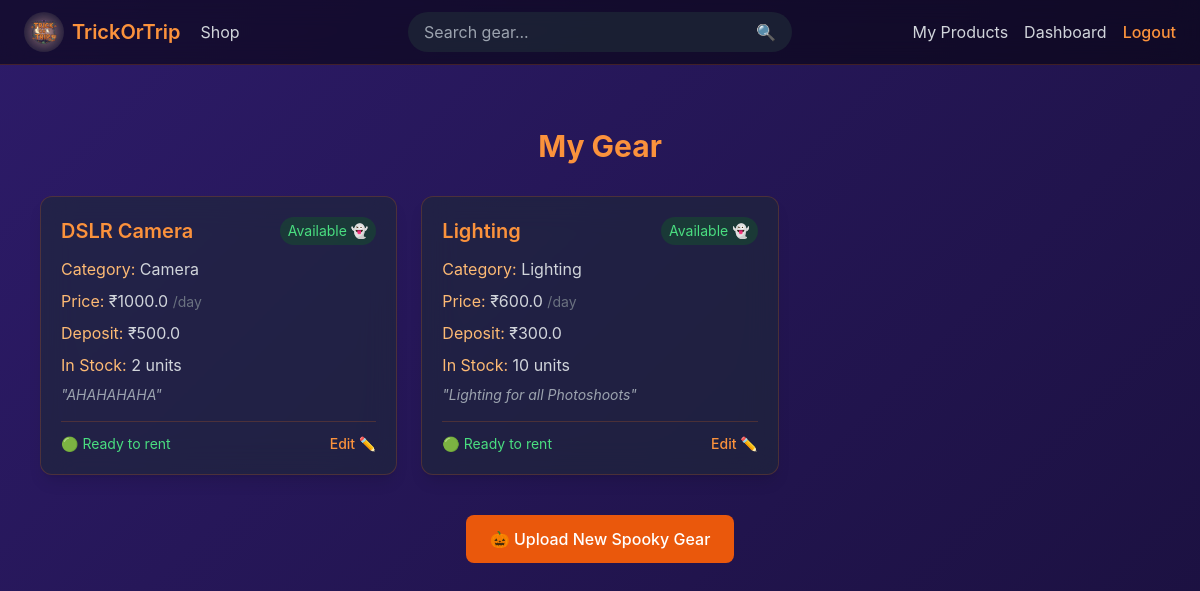
/my_products (signed in), run on an earlier commit of the app's database.
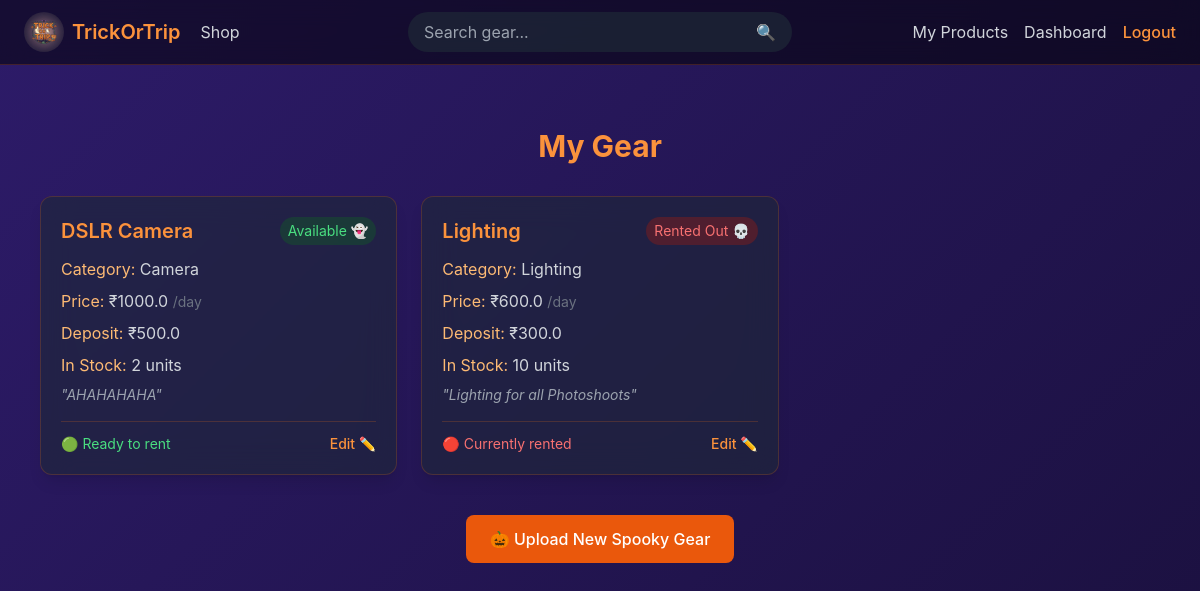
And on a later commit of the database.
### tables this page shows
CREATE TABLE gear_items (
        gear_id INTEGER PRIMARY KEY AUTOINCREMENT,
        seller_id INTEGER,
        gear_name TEXT,
        category TEXT,
        price_per_day REAL,
        security_deposit REAL,
        quantity INTEGER,
        description TEXT,
        image_path TEXT,
        is_available INTEGER DEFAULT 1, seller_name TEXT,
        FOREIGN KEY (seller_id) REFERENCES seller(seller_id)
    );

### app.py (the view)
@app.route('/my_products')
def my_products():
    if 'user' not in session or session['user']['role'] != 'seller':
        flash("Unauthorized access.", "error")
        return redirect(url_for('login'))
    seller_id = session['user']['id']
    products = db.get_gear_by_seller(DB_NAME, seller_id)
    return render_template('my_products.html', products=products)

### db.py (called while the page is built)
def get_gear_by_seller(db_name, seller_id):
    conn = sqlite3.connect(db_name)
    c = conn.cursor()
    c.execute("SELECT * FROM gear_items WHERE seller_id=?", (seller_id,))
    rows = c.fetchall()
    conn.close()
    return rows

### templates/my_products.html
{% extends "base.html" %}
{% block content %}
<div class="max-w-6xl mx-auto px-4 py-8">
  <h2 class="text-orange-400 text-3xl font-bold mb-8 text-center">My Gear</h2>
  {% if products %}
    <div class="grid grid-cols-1 md:grid-cols-2 lg:grid-cols-3 gap-6">
      {% for p in products %}
        <div class="bg-gray-800/60 backdrop-blur-lg rounded-xl p-5 border border-orange-500/20 shadow-lg hover:shadow-orange-500/20 hover:-translate-y-1 transition transform duration-300">
          <div class="flex justify-between items-start mb-3">
            <h3 class="text-xl font-semibold text-orange-400">{{ p[2] }}</h3>
            <span class="text-sm px-2 py-1 rounded-full {% if p[9] == 1 %}bg-green-900/50 text-green-400{% else %}bg-red-900/50 text-red-400{% endif %}">
              {% if p[9] == 1 %}Available 👻{% else %}Rented Out 💀{% endif %}
            </span>
          </div>
          <div class="space-y-2 text-gray-300">
            <p><span class="text-orange-300">Category:</span> {{ p[3] }}</p>
            <p><span class="text-orange-300">Price:</span> ₹{{ p[4] }} <span class="text-gray-500 text-sm">/day</span></p>
            <p><span class="text-orange-300">Deposit:</span> ₹{{ p[5] }}</p>
            <p><span class="text-orange-300">In Stock:</span> {{ p[6] }} units</p>
            {% if p[7] %}
              <p class="mt-3 text-gray-400 italic text-sm">"{{ p[7] }}"</p>
            {% endif %}
          </div>
          <div class="mt-4 pt-3 border-t border-orange-500/20 flex justify-between items-center">
            <span class="text-sm text-gray-400">
              {% if p[9] == 1 %}
                <span class="text-green-400">🟢 Ready to rent</span>
              {% else %}
                <span class="text-red-400">🔴 Currently rented</span>
              {% endif %}
            </span>
            <a href="/edit_products/{{ p[0] }}" class="text-orange-400 hover:text-orange-300 text-sm font-medium">
              Edit ✏️
            </a>
          </div>
        </div>
      {% endfor %}
    </div>
  {% else %}
    <div class="text-center py-12">
      <p class="text-gray-400 text-lg mb-6">You haven't uploaded any spooky gear yet... 👻</p>
      <p class="text-gray-500 text-sm">Your scary items are waiting to be listed!</p>
    </div>
  {% endif %}
  <div class="text-center mt-10">
    <a href="/upload" class="inline-flex items-center gap-2 bg-orange-600 hover:bg-orange-700 text-white font-medium px-6 py-3 rounded-lg transition-all duration-200 transform hover:scale-105">
      🎃 Upload New Spooky Gear
    </a>
  </div>
</div>
{% endblock %}

What changed in the data, as far as the page shows it:
changed gear_items "Lighting": is_available "Available 👻 🟢 Ready to rent" → "Rented Out 💀 🔴 Currently rented"
